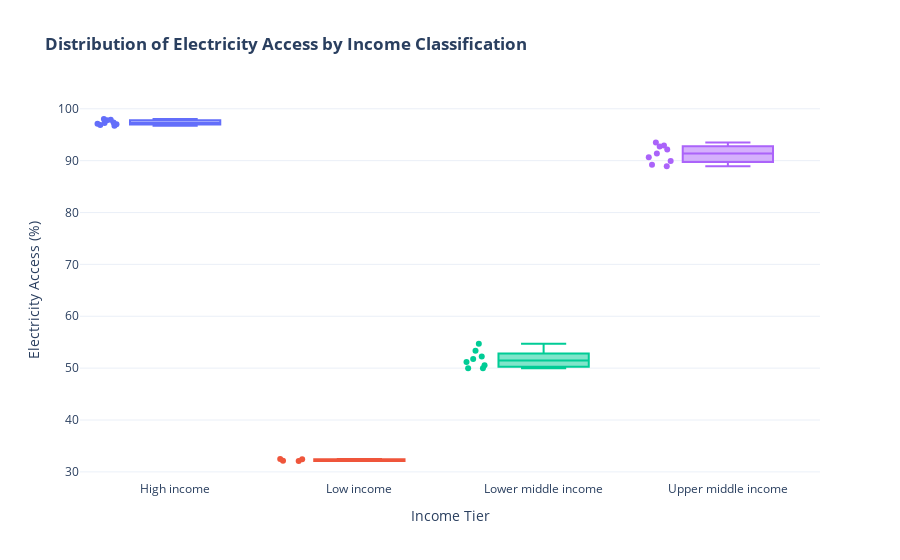

Notebook code cell kept with this figure:
### Markdown cell above
## 3. 📈 Income Group Dynamics
Analyzing how different economic tiers have performed. We use an interactive box plot to visualize the distribution and variance within countries, grouped by their aggregate classification.

### Code cell
# Selecting key aggregates for comparison
income_groups = ['High income', 'Middle income', 'Low income', 'Upper middle income', 'Lower middle income']
dist_data = df[df['Country Name'].isin(income_groups)]

fig = px.box(
    dist_data,
    x="Country Name",
    y="Electricity Access (%)",
    color="Country Name",
    points="all",
    title="<b>Distribution of Electricity Access by Income Classification</b>",
    template=TEMPLATE,
    labels={'Country Name': 'Income Tier'}
)

fig.update_layout(showlegend=False)
fig.show()

### Figure 1 — Plotly figure (JSON) as saved in the notebook; plotly's stock layout.template omitted (floating-point values rounded to 4 significant figures)
{"data": [{"alignmentgroup": "True", "boxpoints": "all", "hovertemplate": "Income Tier=%{x}<br>Electricity Access (%)=%{y}<extra></extra>", "legendgroup": "High income", "marker": {"color": "#636efa"}, "name": "High income", "notched": false, "offsetgroup": "High income", "orientation": "v", "showlegend": true, "type": "box", "x": ["High income", "High income", "High income", "High income", "High income", "High income", "High income", "High income", "High income"], "x0": " ", "xaxis": "x", "y": [96.74, 96.89, 97.02, 97.13, 97.24, 97.34, 97.79, 97.87, 98.03], "y0": " ", "yaxis": "y"}, {"alignmentgroup": "True", "boxpoints": "all", "hovertemplate": "Income Tier=%{x}<br>Electricity Access (%)=%{y}<extra></extra>", "legendgroup": "Low income", "marker": {"color": "#EF553B"}, "name": "Low income", "notched": false, "offsetgroup": "Low income", "orientation": "v", "showlegend": true, "type": "box", "x": ["Low income", "Low income", "Low income", "Low income"], "x0": " ", "xaxis": "x", "y": [32.1, 32.13, 32.45, 32.47], "y0": " ", "yaxis": "y"}, {"alignmentgroup": "True", "boxpoints": "all", "hovertemplate": "Income Tier=%{x}<br>Electricity Access (%)=%{y}<extra></extra>", "legendgroup": "Lower middle income", "marker": {"color": "#00cc96"}, "name": "Lower middle income", "notched": false, "offsetgroup": "Lower middle income", "orientation": "v", "showlegend": true, "type": "box", "x": ["Lower middle income", "Lower middle income", "Lower middle income", "Lower middle income", "Lower middle income", "Lower middle income", "Lower middle income", "Lower middle income"], "x0": " ", "xaxis": "x", "y": [49.99, 49.97, 50.58, 51.19, 51.77, 52.26, 53.36, 54.72], "y0": " ", "yaxis": "y"}, {"alignmentgroup": "True", "boxpoints": "all", "hovertemplate": "Income Tier=%{x}<br>Electricity Access (%)=%{y}<extra></extra>", "legendgroup": "Upper middle income", "marker": {"color": "#ab63fa"}, "name": "Upper middle income", "notched": false, "offsetgroup": "Upper middle income", "orientation": "v", "showlegend": true, "type": "box", "x": ["Upper middle income", "Upper middle income", "Upper middle income", "Upper middle income", "Upper middle income", "Upper middle income", "Upper middle income", "Upper middle income", "Upper middle income"], "x0": " ", "xaxis": "x", "y": [88.92, 89.23, 89.92, 90.64, 91.39, 92.16, 92.73, 92.9, 93.52], "y0": " ", "yaxis": "y"}], "layout": {"boxmode": "overlay", "legend": {"title": {"text": "Income Tier"}, "tracegroupgap": 0}, "showlegend": false, "title": {"text": "<b>Distribution of Electricity Access by Income Classification</b>"}, "xaxis": {"anchor": "y", "categoryarray": ["High income", "Low income", "Lower middle income", "Upper middle income"], "categoryorder": "array", "domain": [0, 1], "title": {"text": "Income Tier"}}, "yaxis": {"anchor": "x", "domain": [0, 1], "title": {"text": "Electricity Access (%)"}}}}
